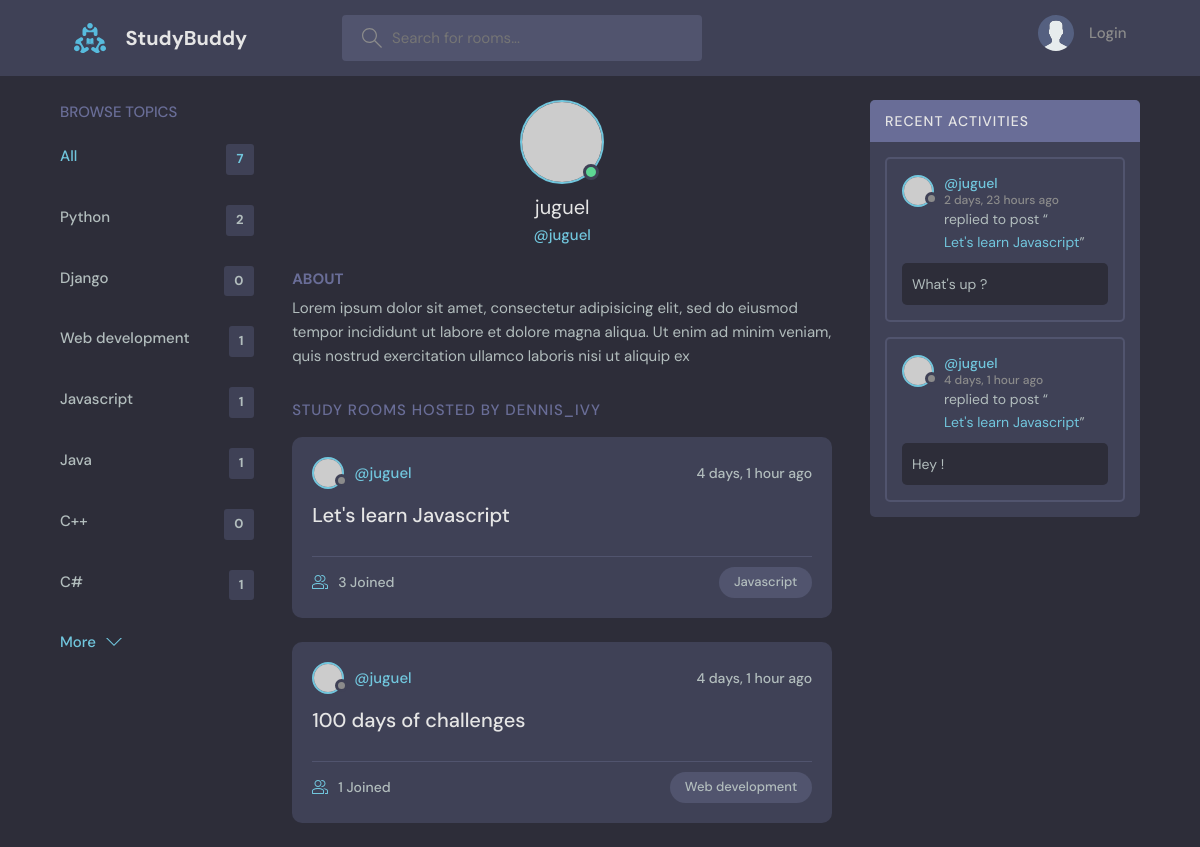
Page /profile/1/ on the committed database.
### base_app/models.py (models this page shows, shortened)
class Topic(models.Model):
    name = models.CharField(max_length=200)

class Room(models.Model):
    host = models.ForeignKey(User, on_delete=models.SET_NULL, null= True)
    topic = models.ForeignKey(Topic, on_delete=models.SET_NULL, null= True)
    name = models.CharField(max_length=200)
    description = models.TextField(null=True, blank=True)
    participants = models.ManyToManyField(User, related_name='participants', blank=True )
    updated_date = models.DateTimeField(auto_now=True)
    created_date = models.DateTimeField(auto_now_add=True)
    class Meta:
        ordering = ['-updated_date', '-created_date']
    def __str__(self):
        return self.name

class Message(models.Model):
    user = models.ForeignKey(User, on_delete=models.CASCADE) # oneTomany
    room = models.ForeignKey(Room, on_delete=models.CASCADE) # When room get deleted, also the msgs
    body = models.TextField()
    updated_date = models.DateTimeField(auto_now=True)
    created_date = models.DateTimeField(auto_now_add=True)
    class Meta:
        ordering = ['-updated_date', '-created_date']

### base_app/views.py (the view)
# urls.py: path('profile/<str:pk>/', views.userProfile, name="user-profile"),
def userProfile(request, pk):
    user = User.objects.get(id=pk)
    rooms = user.room_set.all()
    room_messages = user.message_set.all()
    topics = Topic.objects.all()
    context = {'user': user, 'rooms': rooms, 'room_messages': room_messages,'topics': topics}
    return render(request, 'registration/profile.html', context)

### base_app/templates/registration/profile.html (shortened to what this page needs)
{% extends 'base_app/base.html' %}
{% block content %}
<main class="profile-page layout layout--3">
  <div class="container">
    {% include 'base_app/topics_component.html' %}
    <div class="roomList">
      <div class="profile">
        <div class="profile__avatar">
          <div class="avatar avatar--large active">
            <img src="https://randomuser.me/api/portraits/men/11.jpg" />
          </div>
        </div>
        <div class="profile__info">
          <h3>{{user.username}}</h3>
          <p>@{{user.username}}</p>
        </div>
        <div class="profile__about">
          <h3>About</h3>
          <p>
          Lorem ipsum dolor sit amet, consectetur adipisicing elit, sed do eiusmod tempor incididunt ut labore et dolore magna aliqua. Ut enim ad minim veniam, quis nostrud exercitation ullamco laboris nisi ut aliquip ex
          </p>
        </div>
      </div>
      <div class="roomList__header">
        <div>
          <h2>Study Rooms Hosted by dennis_ivy</a>
          </h2>
        </div>
      </div>
      {% include 'base_app/feed_component.html' %}
    </div>
    {% include 'base_app/activity_component.html' %}
  </div>
</main>
{% endblock content %}

### base_app/templates/base_app/topics_component.html
<div class="topics">
  <div class="topics__header">
    <h2>Browse Topics</h2>
  </div>
  <ul class="topics__list">
    <li>
      <a href="{% url 'home' %}" class="active">All <span>{{topics.count}}</span></a>
    </li>
    {% for topic in topics %}
    <li>
      <a href="{% url 'home' %}?q={{topic.name}}">{{topic.name}} <span>{{topic.room_set.all.count}}</span></a>
    </li>
    {% endfor %}
  </ul>
  <a class="btn btn--link" href="topics.html">
    More
    <svg version="1.1" xmlns="http://www.w3.org/2000/svg" width="32" height="32" viewBox="0 0 32 32">
      <title>chevron-down</title>
      <path d="M16 21l-13-13h-3l16 16 16-16h-3l-13 13z"></path>
    </svg>
  </a>
</div>

### base_app/templates/base_app/feed_component.html (shortened to what this page needs)
{% for room in rooms %}
<div class="roomListRoom">
  <div class="roomListRoom__header">
    <a href="{% url 'user-profile' room.host.id %}" class="roomListRoom__author">
      <div class="avatar avatar--small">
        <img src="https://randomuser.me/api/portraits/women/11.jpg" />
      </div>
      <span>@{{room.host.username}}</span>
    </a>
    <div class="roomListRoom__actions">
      <span>{{room.created_date|timesince}} ago</span>
    </div>
  </div>
  <div class="roomListRoom__content">
    <a href="{% url 'room' room.id %}">{{room.name}}</a>
  </div>
  <div class="roomListRoom__meta">
    <a href="{% url 'room' room.id %}" class="roomListRoom__joined">
      {{room.participants.all.count}} Joined
    </a>
    <p class="roomListRoom__topic">{{room.topic.name}}</p>
  </div>
</div>
{% endfor %}

### base_app/templates/base_app/activity_component.html (shortened to what this page needs)
{% load static %}
<div class="activities">
  <div class="activities__header">
    <h2>Recent Activities</h2>
  </div>
  {% for message in room_messages %}
  <div class="activities__box">
    <div class="activities__boxHeader roomListRoom__header">
      <a href="{% url 'user-profile' message.user.id %}" class="roomListRoom__author">
        <div class="avatar avatar--small">
          <img src="https://randomuser.me/api/portraits/women/11.jpg" />
        </div>
        <p>
          @{{message.user}}
          <span>{{message.created_date|timesince}} ago</span>
        </p>
      </a>
    </div>
    <div class="activities__boxContent">
     <p>replied to post “<a href="{% url 'room' message.room.id %}">{{message.room}}</a>”</p>
      <div class="activities__boxRoomContent">
        {{message.body}}
      </div>
    </div>
  </div>
  {% endfor %}
</div>

### rows in the picture
Topic: name "Python", room_set.all.count "2"
Topic: name "Django", room_set.all.count "0"
Topic: name "Web development", room_set.all.count "1"
Topic: name "Javascript", room_set.all.count "1"
Topic: name "Java", room_set.all.count "1"
Topic: name "C++", room_set.all.count "0"
Topic: name "C#", room_set.all.count "1"
Room: host.username "juguel", created_date "4 days, 1 hour", name "Let's learn Javascript", participants.all.count "3", topic.name "Javascript"
Room: host.username "juguel", created_date "4 days, 1 hour", name "100 days of challenges", participants.all.count "1", topic.name "Web development"
Message: user "juguel", created_date "2 days, 23 hours", room "Let's learn Javascript", body "What's up ?"
Message: user "juguel", created_date "4 days, 1 hour", room "Let's learn Javascript", body "Hey !"

### other values in the picture
{{ topics.count }} "7"
{{ user.username }} "juguel"
